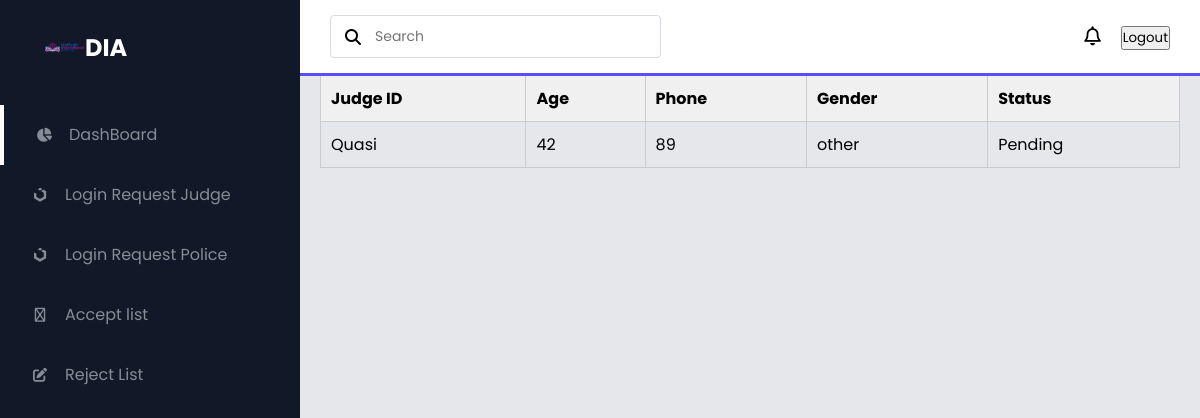
/ad/ad/judge/7/ (signed in), run on an earlier commit of the app's database.
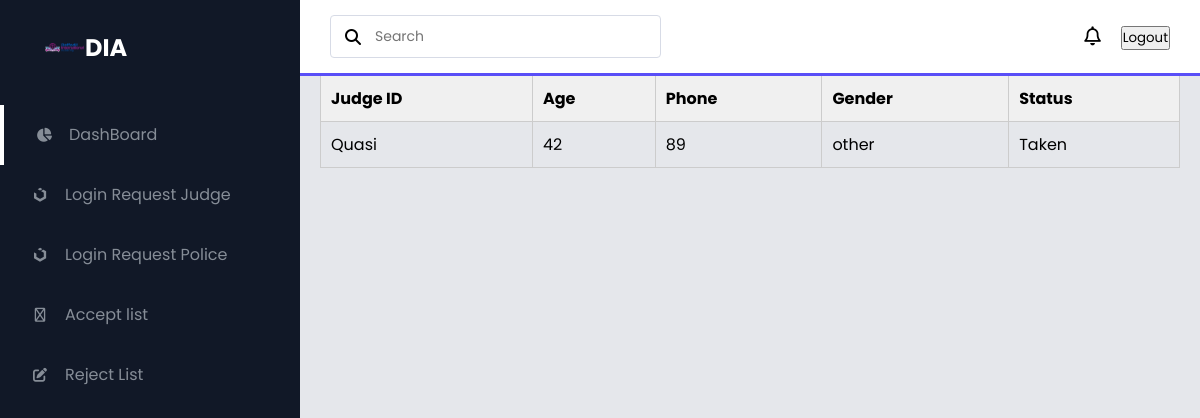
And on a later commit of the database.
### JudjeDashbord/models.py (models this page shows, shortened)
class JudgeProfile(models.Model):
    jugid = models.OneToOneField(User, on_delete=models.CASCADE)
    age = models.PositiveIntegerField(blank=True, null=True)
    image = models.ImageField(upload_to='profile_images/', default='images/imag-1.jpg')
    phone = models.CharField(max_length=15, blank=True, null=True)
    gender = models.CharField(max_length=10, choices=[('male', 'Male'), ('female', 'Female'), ('other', 'Other')])
    STATUS_CHOICES = [
        ('Pending', 'Pending'),
        ('Taken', 'Taken'),
        ('Rejected', 'Rejected'),
    ]
    status = models.CharField(max_length=8, choices=STATUS_CHOICES, default='Pending')

### AdminDashbord/views.py (the view)
# urls.py: path('ad/judge/<int:judge_id>/',viewjudge_profile, name='judge_profile'),
@login_required(login_url='/loginoption/')
def viewjudge_profile(request,judge_id):
    try:
        judge = JudgeProfile.objects.get(id=judge_id)
    except JudgeProfile.DoesNotExist:
        raise Http404("Judge does not exist or an error occurred")
    return render(request, 'admindash/judge_profile.html', {'judge': judge})

### Templates/admindash/judge_profile.html (shortened to what this page needs)
{% extends 'index2.html' %}
{% load static %}
{% block content %}
<div class="judge-profile">
    <h1>Judge Profile</h1>
    <table class="judge-table">
        <thead>
            <tr>
                <th>Judge ID</th>
                <th>Age</th>
                <th>Phone</th>
                <th>Gender</th>
                <th>Status</th>
            </tr>
        </thead>
        <tbody>
            <tr>
                <td>{{ judge.jugid.username }}</td>
                <td>{{ judge.age }}</td>
                <td>{{ judge.phone }}</td>
                <td>{{ judge.gender }}</td>
                <td>{{ judge.status }}</td>
            </tr>
        </tbody>
    </table>
</div>
{% endblock %}

### Templates/index2.html (shortened to what this page needs)
<!DOCTYPE html>
{% load static %}
<html lang="en">
<head>
    <link rel="stylesheet" href="https://cdnjs.cloudflare.com/ajax/libs/font-awesome/6.4.2/css/all.min.css"/>
    <link rel="stylesheet" href="{% static 'style.css'%}">
</head>
<body>
    <section id="menu">
        <div class="logo">
            <img src="{% static 'images/logo.png' %}" alt="">
            <h2>DIA</h2>
        </div>
        <div class="items">
                <li><i class="fa-solid fa-chart-pie"></i><a href="{%url 'index2'%}">DashBoard</a></li>
                <li><i class="fa-brands fa-uikit"></i><a href="{% url 'loginrequestjug'%}">Login Request Judge</a></li>
                <li><i class="fa-brands fa-uikit"></i><a href="{% url 'loginpo'%}">Login Request Police</a></li>
                <li><i class="fa-regular fa-table"></i><a href="{% url 'accept'%}">Accept list</a></li>
                <li><i class="fa-solid fa-pen-to-square"></i><a href="{%url 'reject'%}">Reject List</a></li>
        </div>
    </section>
    <section id="interface">
        <div class="navigation">
            <div class="n1">
                <div class="search">
                    <i class="fa-solid fa-magnifying-glass"></i>
                    <input type="text" placeholder="Search">
                </div>
            </div>
            <div class="profile">
                <i class="fa-solid fa-bell"></i>
                {% if user.is_authenticated %}
                    <form method="POST" action="{% url 'admin_logout' %}">
                        <button type="submit">Logout</button>
                    </form>
                {% else %}
                    <a href="{% url 'admin_login' %}">Login</a>
                {% endif %}
            </div>
        </div>
        {% block content %}{% endblock %}
    </section>
</body>
</html>

### static/style.css (style rules this page uses)
* { margin: 0; padding: 0; box-sizing: border-box; font-family: 'Poppins', sans-serif; }
body { width: 100%; background: #E5E7EB; position: relative; display: flex; }
#menu { background-color: #111827; width: 300px; height: 100%; position: fixed; top: 0; left: 0; }
#menu .logo { display: flex; align-items: center; color: #fff; padding: 30px 0 0 30px; }
#menu .logo img { width: 40px; margin-left: 15px; }
#menu .items { margin-top: 40px; }
#menu .items li { list-style: none; padding: 15px 0; transition: 0.3s ease; }
#menu .items li i { color: rgb(134, 141, 151); height: 30px; width: 30px; line-height: 30px; text-align: center; font-size: 14px; margin: 0 10px 0 25px; }
#menu .items li:nth-child(1) { border-left: 4px solid #fff; }
#menu .items li a { text-decoration: none; color: rgb(134, 141, 151); font-weight: 300px; transition: 0.3s ease; }
#interface { width: calc(100% - 300px); margin-left: 300px; position: relative; }
#interface .navigation { display: flex; align-items: center; justify-content: space-between; background: #fff; padding: 15px 30px; border-bottom: 3px solid #594ef7; position: fixed; width: calc(100% - 300px); }
#interface .navigation .search { display: flex; align-items: center; justify-content: flex-start; padding: 10px 14px; border: 1px solid #d7dbe6; border-radius: 4px; }
#interface .navigation .search i { margin-right: 14px; }
#interface .navigation .search input { border: none; outline: none; font-size: 14px; }
#interface .navigation .profile { display: flex; align-items: center; justify-content: flex-start; }
#interface .navigation .profile i { margin-right: 20px; font-size: 19px; font-weight: 400; }
.n1 { display: flex; justify-content: flex-start; align-items: center; }
table { border-collapse: collapse; }
tr { border-bottom: 1px solid #ddd; }
tbody tr td { padding: 10px 15px; }

### Templates/admindash/judge_profile.html (style rules this page uses)
.judge-profile { padding: 20px; }
.judge-profile h1 { font-size: 24px; color: #333; }
table.judge-table { width: 100%; border-collapse: collapse; margin-top: 20px; }
table.judge-table th, table.judge-table td { border: 1px solid #ccc; padding: 10px; text-align: left; }
table.judge-table th { background-color: #f0f0f0; font-weight: bold; }

What changed in the data, as far as the page shows it:
changed JudgeProfile "other": status "Pending" → "Taken"
